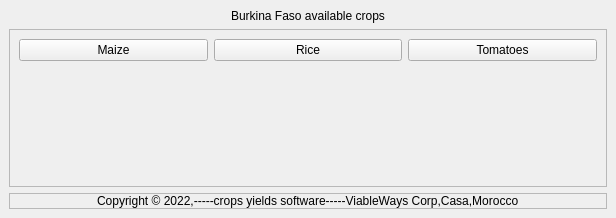
<?xml version="1.0" encoding="UTF-8"?>
<ui version="4.0">
 <class>MainWindow</class>
 <widget class="QMainWindow" name="MainWindow">
  <property name="geometry">
   <rect>
    <x>0</x>
    <y>0</y>
    <width>616</width>
    <height>218</height>
   </rect>
  </property>
  <property name="windowTitle">
   <string>CROP</string>
  </property>
  <widget class="QWidget" name="centralwidget">
   <layout class="QVBoxLayout" name="verticalLayout">
    <item alignment="Qt::AlignHCenter">
     <widget class="QLabel" name="label_2">
      <property name="text">
       <string>Burkina Faso available crops</string>
      </property>
     </widget>
    </item>
    <item>
     <widget class="QFrame" name="frame">
      <property name="sizePolicy">
       <sizepolicy hsizetype="Preferred" vsizetype="Expanding">
        <horstretch>0</horstretch>
        <verstretch>0</verstretch>
       </sizepolicy>
      </property>
      <property name="frameShape">
       <enum>QFrame::StyledPanel</enum>
      </property>
      <property name="frameShadow">
       <enum>QFrame::Raised</enum>
      </property>
      <layout class="QHBoxLayout" name="horizontalLayout">
       <item>
        <layout class="QGridLayout" name="gridLayout">
         <item row="1" column="0" alignment="Qt::AlignHCenter">
          <widget class="QLabel" name="label_3">
           <property name="text">
            <string/>
           </property>
           <property name="pixmap">
            <pixmap resource="../ressource.qrc">:/image/images/010-corn-cob.png</pixmap>
           </property>
          </widget>
         </item>
         <item row="1" column="1" alignment="Qt::AlignHCenter">
          <widget class="QLabel" name="label_4">
           <property name="text">
            <string/>
           </property>
           <property name="pixmap">
            <pixmap resource="../ressource.qrc">:/image/images/rice.png</pixmap>
           </property>
          </widget>
         </item>
         <item row="1" column="2" alignment="Qt::AlignHCenter">
          <widget class="QLabel" name="label_5">
           <property name="text">
            <string/>
           </property>
           <property name="pixmap">
            <pixmap resource="../ressource.qrc">:/image/images/015-tomato.png</pixmap>
           </property>
          </widget>
         </item>
         <item row="0" column="0">
          <widget class="QPushButton" name="maize_btn">
           <property name="text">
            <string>Maize</string>
           </property>
          </widget>
         </item>
         <item row="0" column="1">
          <widget class="QPushButton" name="rice_btn">
           <property name="text">
            <string>Rice</string>
           </property>
          </widget>
         </item>
         <item row="0" column="2">
          <widget class="QPushButton" name="tomatoes_btn">
           <property name="text">
            <string>Tomatoes</string>
           </property>
          </widget>
         </item>
        </layout>
       </item>
      </layout>
     </widget>
    </item>
    <item>
     <widget class="QFrame" name="frame_3">
      <property name="styleSheet">
       <string notr="true">font: 9pt &quot;Ubuntu&quot;;</string>
      </property>
      <property name="frameShape">
       <enum>QFrame::StyledPanel</enum>
      </property>
      <property name="frameShadow">
       <enum>QFrame::Raised</enum>
      </property>
      <layout class="QHBoxLayout" name="horizontalLayout_2">
       <property name="spacing">
        <number>0</number>
       </property>
       <property name="leftMargin">
        <number>0</number>
       </property>
       <property name="topMargin">
        <number>0</number>
       </property>
       <property name="rightMargin">
        <number>0</number>
       </property>
       <property name="bottomMargin">
        <number>0</number>
       </property>
       <item alignment="Qt::AlignHCenter">
        <widget class="QLabel" name="label">
         <property name="text">
          <string>Copyright © 2022,-----crops yields software-----ViableWays Corp,Casa,Morocco</string>
         </property>
        </widget>
       </item>
      </layout>
     </widget>
    </item>
   </layout>
  </widget>
 </widget>
 <resources>
  <include location="../ressource.qrc"/>
 </resources>
 <connections/>
</ui>
